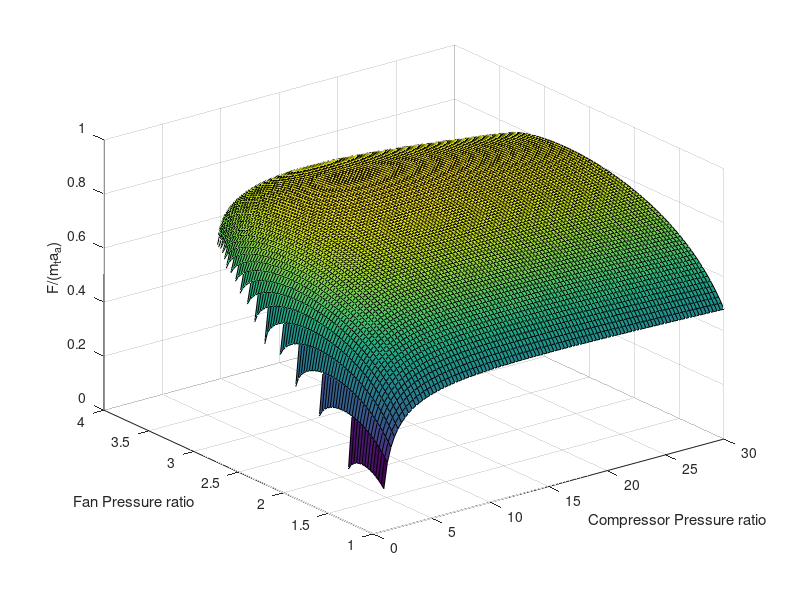

Write MATLAB code to recreate this figure.
clc; clear all;

pc = linspace(0,30,100);
pf = linspace(1,4,100);
Ma=.75;
t4a=5.78;
gamma=1.4;
alpha=4;
taa=1+(gamma-1)/2*Ma*Ma;
tc=pc.^((gamma-1)/gamma);
tf=pf.^((gamma-1)/gamma);
[Pc, Pf] = meshgrid(pc,pf);
[Tc, Tf] = meshgrid(tc,tf);
A = (t4a./(taa.*(taa-1).*Tc)).*(taa.*Tc.*(1-(taa./t4a).*((Tc-1) + alpha.*(Tf-1)))-1);
Fnorm = Ma.*(sqrt(A)-1) + alpha.*Ma.*(sqrt((taa.*Tf-1)./(taa-1))-1);
for i = 1:size(Fnorm,1)*size(Fnorm,2)
    if imag(Fnorm(i)) ~= 0
        Fnorm(i) = NaN;
    end
end
surf(Pc,Pf,Fnorm/(1+alpha));
 
xlabel('Compressor Pressure ratio');
ylabel('Fan Pressure ratio');
zlabel('F/(m_ta_a)');
